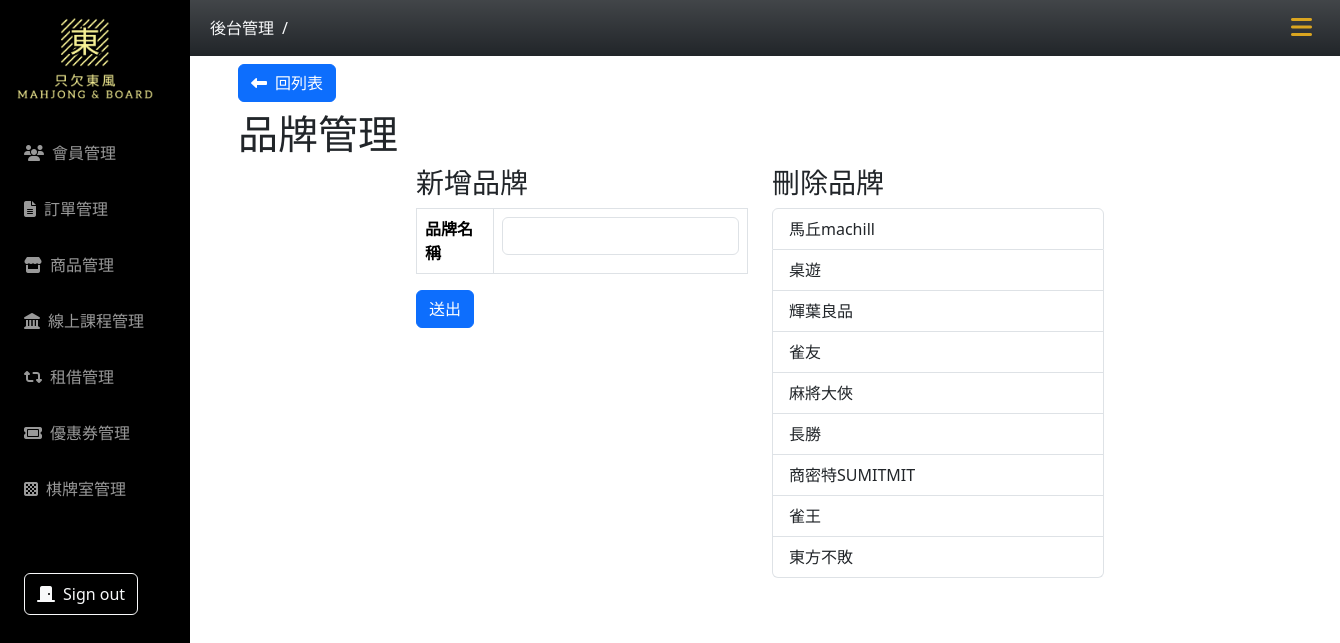
The app's page /product/addBrand.php with its own data.
### tables this page shows
CREATE TABLE `brand` (
  `id` int(6) UNSIGNED NOT NULL COMMENT 'AUTO_INCREMENT',
  `name` varchar(20) NOT NULL,
  `valid` int(11) NOT NULL DEFAULT 1
);

### product/addBrand.php (the view, shortened to what this page needs)
<?php
require_once("../db_connect_mahjong.php");
$sql = "SELECT * FROM brand WHERE valid = 1 ORDER BY id DESC";
$result = $conn->query($sql);
$rows = $result->fetch_all(MYSQLI_ASSOC);
?>
<!DOCTYPE html>
<html lang="en">
<head>
    <?php include("../css-mahjong.php") ?>
</head>
<body>
    <?php include("../nav.php") ?>
    <div class="container main-content px-5">
        <a href="product-list.php?page=1" class="btn btn-primary my-2"><i class="fa-solid fa-left-long me-2"></i>回列表</a>
        <h1>品牌管理</h1>
        <div class="row justify-content-center">
            <div class="col-4">
                <h3 class="mb-2">新增品牌</h3>
                <form action="doAddBrand.php" method="post">
                    <table class="table table-bordered">
                        <tr>
                            <th>品牌名稱</th>
                            <th><input type="text" name="name" class="form-control"></th>
                        </tr>
                    </table>
                    <button class="btn btn-primary">送出</button>
                </form>
            </div>
            <div class="col-4">
                <h3 class="mb-2">刪除品牌</h3>
                <ul class="list-group">
                    <?php foreach ($rows as $brand) : ?>
                        <li class="list-group-item list-item deleteBtn" data-id="doDeleteBrand.php?id=<?= $brand["id"] ?>" data-bs-toggle="modal" data-bs-target="#deleteBackdrop"><?= $brand["name"] ?></li>
                    <?php endforeach; ?>
                </ul>
            </div>
        </div>
    </div>
</body>
</html>

### css-mahjong.php (style rules this page uses)
:root { --aside-width: 190px; --header-nav-height: 56px; }
.main-content { margin: 0 0 0 var(--aside-width); padding-top: var(--header-nav-height); }

### records on screen
brand: name "馬丘machill"
brand: name "桌遊"
brand: name "輝葉良品"
brand: name "雀友"
brand: name "麻將大俠"
brand: name "長勝"
brand: name "商密特SUMITMIT"
brand: name "雀王"
brand: name "東方不敗"
